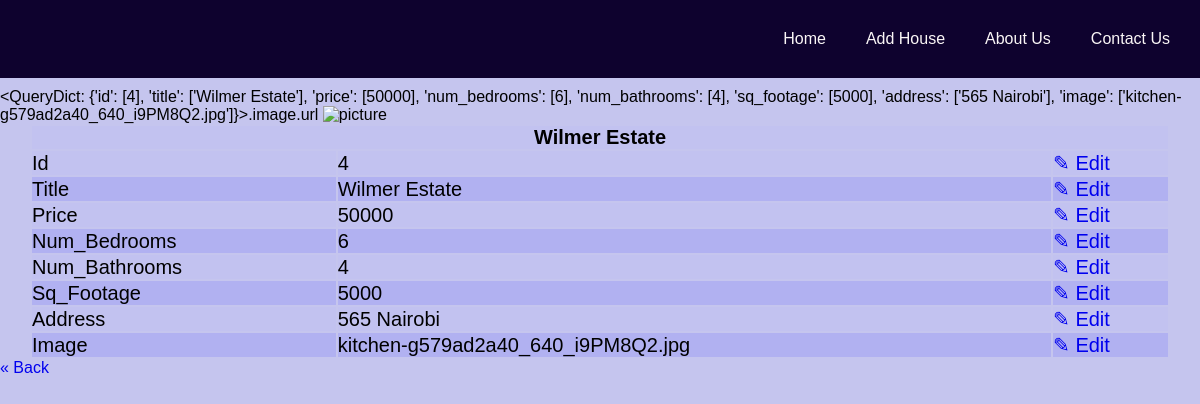
/listings/4, run on the app's committed database.
### listings/models.py (models this page shows, shortened)
class listing(models.Model):
    title = models.CharField(max_length=150)
    price = models.IntegerField()
    num_bedrooms = models.IntegerField()
    num_bathrooms = models.IntegerField()
    sq_footage = models.IntegerField()
    address = models.CharField(max_length = 100)
    image = models.ImageField(default="")

### listings/views.py (the view)
# urls.py: path("listings/<pk>", listing_retrieve, name="listing_retrieve"),
def listing_retrieve(request, pk):
    Listing = listing.objects.filter(id=pk).values()[0]
    print(Listing)
    context = {
        "estate": Listing,
    }
    print(listing)
    print(listing.title, listing.price, listing.address)
    print(context)
    return render(request, "listing.html", context)

### listings/templatetags/make_querydict_tag.py (called while the page is built)
@register.filter
def make_query_dict(name, dictionary):
    query_dict = QueryDict('', mutable=True)
    query_dict.update(dict(dictionary))
    return query_dict

### templates/listing.html (shortened to what this page needs)
{% extends 'base.html' %} {% load make_querydict_tag %}  {% block content %}
<div class="name">
 {{estate|make_query_dict:estate}}.image.url
  <img src="{{estate|make_query_dict:estate}}.image.url}}" alt="picture" style="width: 300px" />
</div>
<table class="onelisting table">
  <thead>
    <tr>
      <th colspan="3">{{ estate.title }}</th>
    </tr>
  </thead>
  <tbody>
    {% for key, value in estate.items %}
    <tr>
      <td>{{ key.title }}</td>
      <td>{{ value }}</td>
      <td>
        <a href="/listing/{{ estate.id}}/edit" class="edit">&#9998; Edit</a>
      </td>
    </tr>
    {% endfor %}
  </tbody>
</table>
<div class="back-button">
  <p>
    <a href="/" class="back">&laquo; Back</a>
  </p>
</div>
{% endblock content %}

### static/css/style.css (style rules this page uses)
* { margin: 0; padding: 0; }
body { background-color: rgb(197, 197, 238); }
.tm-content a { text-decoration: none; display: inline; }
.table { margin: auto; width: 95%; font-size: 20px; font-variant-caps: titling-caps; }
.table th { margin: 30px auto; font: bold; text-align: center; }
.table tr { margin: 10px auto; }
.table tr:nth-child(even) { background-color: rgb(177, 177, 241); }
.table tr:nth-child(odd) { background-color: rgb(194, 194, 240); }

### data on the page
listing: title "Wilmer Estate", estate "Wilmer Estate" "565 Nairobi" "kitchen-g579ad2a40_640_i9PM8Q2.jpg"

### other printed values
{{ key.title }} "Id" "Title" "Price" "Num_Bedrooms" "Num_Bathrooms" "Sq_Footage" "Address" "Image"
{{ value }} "4" "50000" "6" "4" "5000"
